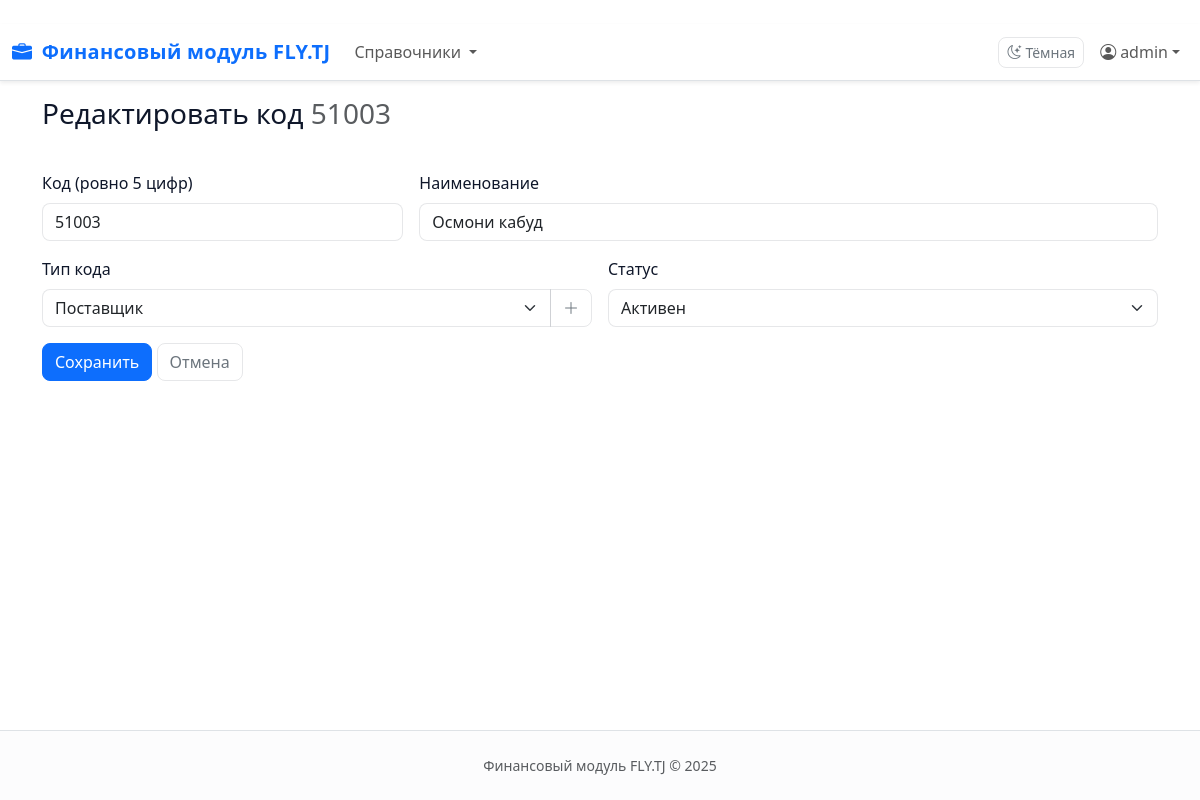
The page /refs/codes/3/edit (signed in) on the database its author committed.
### app/models/user.py (models this page shows, shortened)
class User(UserMixin, db.Model, PKMixin, TimestampMixin):
    __tablename__ = "users"
    username: Mapped[str] = mapped_column(String(64), unique=True, nullable=False, index=True)
    email: Mapped[str | None] = mapped_column(String(120), unique=True)
    password_hash: Mapped[str] = mapped_column(String(255), nullable=False)
    is_active: Mapped[bool] = mapped_column(Boolean, default=True, nullable=False)
    role_id: Mapped[int | None] = mapped_column(Integer, db.ForeignKey("roles.id"))
    role = relationship("Role", back_populates="users", lazy="joined")

### app/models/ref_codes.py (models this page shows, shortened)
class RefCode(db.Model):
    __tablename__ = "ref_codes"
    id = db.Column(db.Integer, primary_key=True)
    code = db.Column(db.String(5), nullable=False, unique=True, index=True)
    name = db.Column(db.String(128), nullable=False)
    type_id = db.Column(db.Integer, db.ForeignKey("code_types.id", ondelete="RESTRICT"), nullable=False)
    type = db.relationship("CodeType", backref=db.backref("codes", lazy="dynamic"))
    status = db.Column(db.Enum("active", "inactive", name="refcode_status"), nullable=False, default="active")
    created_at = db.Column(db.DateTime, default=datetime.utcnow, nullable=False)
    updated_at = db.Column(db.DateTime, default=datetime.utcnow, onupdate=datetime.utcnow, nullable=False)
    __table_args__ = (
        UniqueConstraint("code", name="uq_ref_codes_code"),
        CheckConstraint("length(code) = 5", name="ck_ref_codes_code_len5"),
    )

### app/blueprints/refs/routes.py (the view, shortened to what this page needs)
@bp.route("/codes/<int:item_id>/edit", methods=["GET", "POST"])
@login_required
def codes_edit(item_id: int):
    item = RefCode.query.get_or_404(item_id)
    form = RefCodeForm(obj=item)
    form.set_type_choices()
    return render_template("refs/codes_edit.html", form=form, item=item)

### app/blueprints/refs/forms.py
class RefCodeForm(FlaskForm):
    code = StringField(
        "Код (ровно 5 цифр)",
        validators=[
            DataRequired(),
            Length(min=5, max=5, message="Ровно 5 символов"),
            Regexp(r"^\d{5}$", message="Допускаются только цифры"),
        ],
        render_kw={"placeholder": "например, 12045", "inputmode": "numeric", "maxlength": 5},
    )
    name = StringField("Наименование", validators=[DataRequired(), Length(max=128)])
    type_id = SelectField("Тип кода", coerce=int, validators=[DataRequired()])
    status = SelectField(
        "Статус",
        choices=[("active", "Активен"), ("inactive", "Не активен")],
        default="active",
        validators=[DataRequired()],
    )
    submit = SubmitField("Сохранить")
    def set_type_choices(self):
        self.type_id.choices = [(t.id, t.name) for t in CodeType.query.order_by(CodeType.name.asc()).all()]

### app/blueprints/core/routes.py (called while the page is built)
@bp.app_context_processor
def inject_helpers():
    return {"safe_url": _safe_url}

### app/blueprints/refs/templates/refs/codes_edit.html (shortened to what this page needs)
﻿{% extends "base.html" %}
{% block content %}
<div class="container py-3">
  <h3 class="mb-3">Редактировать код <span class="text-muted">{{ item.code }}</span></h3>
  {% include "refs/_code_form.html" %}
</div>
{% endblock %}

### app/templates/base.html (shortened to what this page needs)
﻿<!doctype html>
<html lang="ru" data-theme="light" data-bs-theme="light">
  <head>
    <link
      href="https://cdn.jsdelivr.net/npm/bootstrap@5.3.3/dist/css/bootstrap.min.css"
      rel="stylesheet"
    />
    <link
      href="https://cdn.jsdelivr.net/npm/bootstrap-icons@1.11.3/font/bootstrap-icons.min.css"
      rel="stylesheet"
    />
    <link
      href="{{ url_for('static', filename='css/theme.css') }}"
      rel="stylesheet"
    />
  </head>
  <body class="d-flex flex-column min-vh-100 {% if not current_user.is_authenticated %}bg-light{% endif %}">
    {% if current_user.is_authenticated %}
      <nav class="navbar navbar-expand-lg navbar-light bg-white border-bottom sticky-top shadow-sm" role="navigation" aria-label="Главная навигация">
        <div class="container-xxl">
          <a class="navbar-brand fw-bold text-primary" href="{{ url_for('core.dashboard') }}" aria-label="На дашборд">
            <i class="bi bi-briefcase-fill me-1"></i> Финансовый модуль FLY.TJ
          </a>
          <div class="collapse navbar-collapse" id="navbarMain">
            <ul class="navbar-nav me-auto mb-2 mb-lg-0">
              <li class="nav-item dropdown">
                <a class="nav-link dropdown-toggle" href="#" role="button" data-bs-toggle="dropdown" aria-expanded="false">
                  Справочники
                </a>
              </li>
            </ul>
            <ul class="navbar-nav ms-auto align-items-center gap-2">
              <li class="nav-item">
                <button
                  id="themeToggle"
                  type="button"
                  class="btn btn-sm btn-outline-secondary d-flex align-items-center"
                  aria-label="Переключить тему"
                >
                </button>
              </li>
              <li class="nav-item dropdown">
                <a
                  class="nav-link dropdown-toggle d-flex align-items-center"
                  href="#"
                  role="button"
                  data-bs-toggle="dropdown"
                  aria-expanded="false"
                >
                  <i class="bi bi-person-circle me-1"></i>
                  {{ current_user.username or 'Пользователь' }}
                </a>
              </li>
            </ul>
          </div>
        </div>
      </nav>
    {% endif %}
    <main class="flex-grow-1">
      {% block content %}{% endblock %}
    </main>
    <footer class="py-4 text-center text-muted small border-top bg-light-subtle mt-auto">
      Финансовый модуль FLY.TJ &copy; {{ current_year or 2025 }}
    </footer>
  </body>
</html>

### app/blueprints/refs/templates/refs/_code_form.html (shortened to what this page needs)
﻿<form method="post" novalidate>
  <div class="row g-3">
    <div class="col-12 col-md-4">
      <label class="form-label">{{ form.code.label }}</label>
      {{ form.code(class="form-control") }}
    </div>
    <div class="col-12 col-md-8">
      <label class="form-label">{{ form.name.label }}</label>
      {{ form.name(class="form-control") }}
    </div>
    <div class="col-12 col-md-6">
      <label class="form-label">{{ form.type_id.label }}</label>
      <div class="input-group">
        {{ form.type_id(class="form-select", id="type_id") }}
        <button type="button" class="btn btn-outline-secondary" data-bs-toggle="modal" data-bs-target="#quickTypeModal">
          <i class="bi bi-plus-lg"></i>
        </button>
      </div>
    </div>
    <div class="col-12 col-md-6">
      <label class="form-label">{{ form.status.label }}</label>
      {{ form.status(class="form-select") }}
    </div>
    <div class="col-12">
      {{ form.submit(class="btn btn-primary") }}
      <a href="{{ url_for('refs.codes_list') }}" class="btn btn-outline-secondary">Отмена</a>
    </div>
  </div>
</form>

### app/static/css/theme.css (style rules this page uses)
*, *::before, *::after { box-sizing: border-box; }
html { scroll-behavior: smooth; }
body { -webkit-font-smoothing: antialiased; -moz-osx-font-smoothing: grayscale; color: var(--ink-900); background: var(--bg-card); }
a { text-decoration: none; transition: color .15s ease-in-out; }
.container-xxl { max-width: 1320px; }
.btn { border-radius: var(--radius-sm); transition: all .15s ease-in-out; }
.btn-outline-secondary { border-color: var(--line-200); }
.form-control, .form-select { border-radius: var(--radius-sm); border-color: var(--line-200); background-clip: padding-box; }
.navbar { border-bottom: var(--hairline); background: #fff; box-shadow: var(--shadow-sm); }
.navbar-brand { letter-spacing: .3px; font-weight: 600; }

### rows shown on the page
User: username "admin"
RefCode: code "51003", name "Осмони кабуд", type_id "Поставщик", status "Активен"
